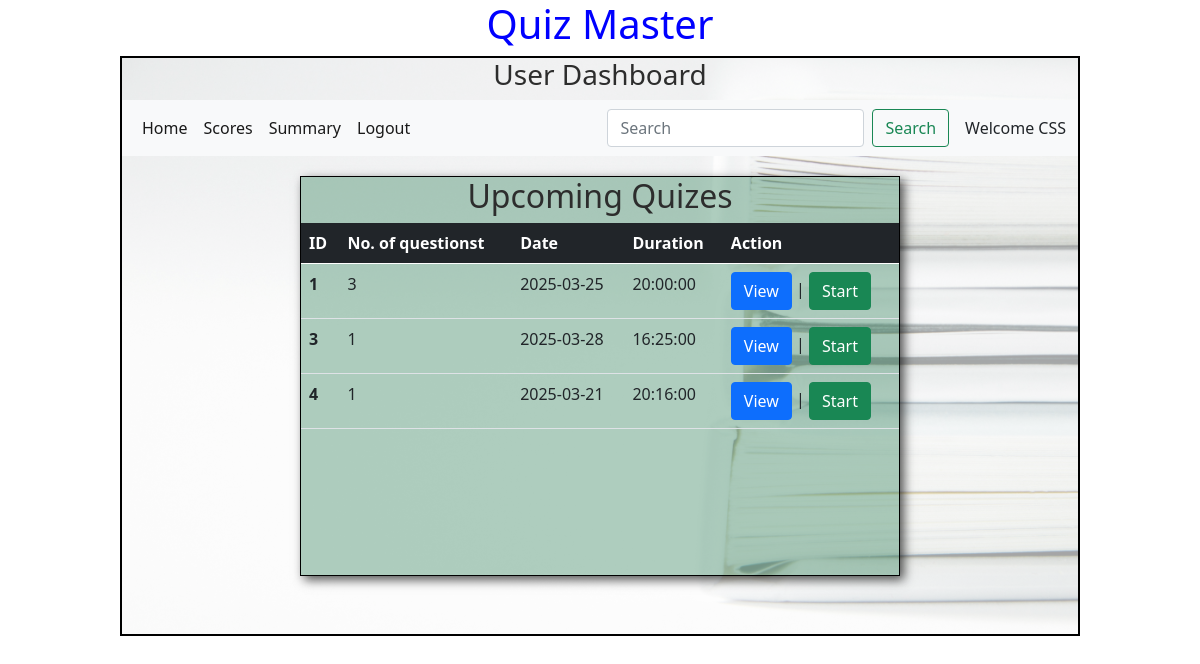
Before: /user/CSS with the older database file.
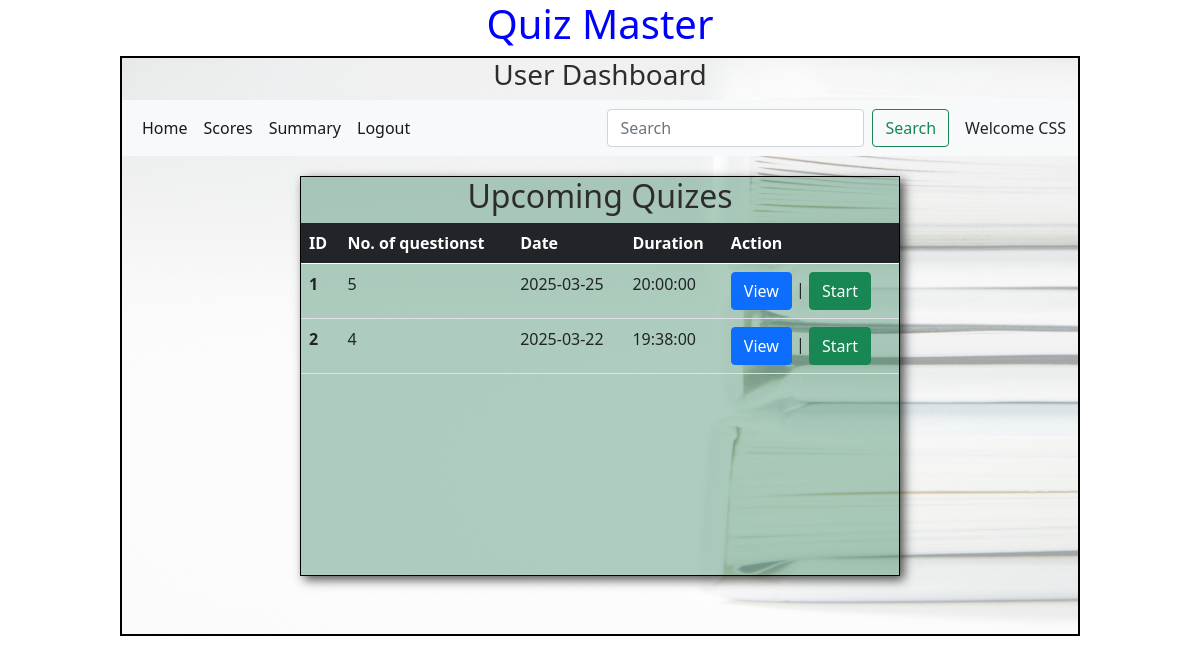
After: the same page with the newer database file.
### models/models.py (models this page shows)
class Quiz(db.Model):
    id=db.Column(db.Integer,primary_key=True)
    Chapter_id = db.Column(db.Integer,db.ForeignKey("chapter.id"),nullable=False)
    date_of_quiz = db.Column(db.Date(),nullable=False)
    time_duration = db.Column(db.Time(),nullable =False)
    remarks=db.Column(db.String)
    scores= db.relationship("Score",cascade="all,delete",backref="quiz",lazy=True)
    questions = db.relationship("Question",cascade="all,delete",backref="quiz",lazy=True)

### controllers/controller.py (the view)
@app.route('/user/<name>')
def user_dashboard(name):
    quizzes = get_quizs()
    return render_template("user_dashboard.html",quizs=quizzes,name=name)

### controllers/controller.py (called while the page is built)
def get_quizs():
    quizs = Quiz.query.all()
    return quizs

### templates/user_dashboard.html (shortened to what this page needs)
<!DOCTYPE html>
<html lang="en">
<head>
    <link rel="stylesheet" href="/static/css/style.css">
    <link href="https://cdn.jsdelivr.net/npm/bootstrap@5.0.2/dist/css/bootstrap.min.css" rel="stylesheet">
</head>
<body>
    <div id="container">
        <h1 id="heading">Quiz Master</h1>
        <div id="panel">
            <h3 id="center">User Dashboard</h3>
            <nav class="navbar navbar-expand-lg navbar-light bg-light">
                <div class="container-fluid">
                  <div class="collapse navbar-collapse" id="navbarSupportedContent">
                    <ul class="navbar-nav me-auto mb-2 mb-lg-0">
                      <li class="nav-item">
                        <a class="nav-link active" aria-current="page" href="#">Home</a>
                      </li>
                      <li class="nav-item">
                        <a class="nav-link active" href="#">Scores</a>
                      </li>
                      <li class="nav-item">
                        <a class="nav-link active" href="#">Summary</a>
                      </li>
                      <li class="nav-item">
                        <a class="nav-link active" href="/login">Logout</a>
                      </li>
                    </ul>
                    <form class="d-flex">
                      <input class="form-control me-2" type="search" placeholder="Search" aria-label="Search">
                      <button class="btn btn-outline-success" type="submit">Search</button>
                    </form>
                  </div>
                  <span class="ms-3">Welcome {{name}}</span>
                </div>
              </nav>
               <div id="quizpanel">
                <h2 id="center">Upcoming Quizes</h2>
                 {%if quizs%}
                <table class="table">
                    <thead>
                      <tr class="table-dark">
                        <th scope="col">ID</th>
                        <th scope="col">No. of questionst</th>
                        <th scope="col">Date</th>
                        <th scope="col">Duration</th>
                        <th scope="col">Action</th>
                      </tr>
                    </thead>
                    <tbody>
                      {% for quiz in quizs %}
                      <tr>
                        <th scope="row">{{quiz.id}}</th>
                        <td>{{quiz.questions | length}}</td>
                        <td>{{quiz.date_of_quiz}}</td>
                        <td>{{quiz.time_duration}}</td>
                        <td><a href="/view_quiz/{{quiz.id}}/{{name}}" type="button" class="btn btn-primary" >View</a> | <a href="#" type="button" class="btn btn-success">Start</a></td>
                      </tr>
                      {% endfor %}
                    </tbody>
                  </table>
                  {% else %}
                  <div id="centre">No Quizes avilable</div>
                  {% endif %}
               </div>
        </div>
    </div>
</body>
</html>

### static/css/style.css (style rules this page uses)
* { margin: 0px; }
#panel { border: 2px solid black; }
#panel { width: 80%; min-height: 580px; margin: auto; background-image: url('/static/images/book_bg.jpg'); background-size: cover; background-color: rgba(255, 255, 255, 0.647); background-blend-mode: overlay; }
#center { text-align: center; color: rgb(45, 45, 45); }
#heading { text-align: center; color: rgb(0, 0, 255); }
#quizpanel { border: 1px solid black; min-height: 400px; width: 600px; margin: auto; margin-top: 20px; margin-bottom: 20px; background-color: rgba(23, 111, 67, 0.342); box-shadow: 4px 4px 10px rgba(0, 0, 0, 0.675); }

Changed rows visible on the page:
removed Quiz: id "3", questions|length "1", date_of_quiz "2025-03-28", time_duration "16:25:00"
removed Quiz: id "4", questions|length "1", date_of_quiz "2025-03-21", time_duration "20:16:00"
computed for Quiz id 1: questions|length "3" → "5"
added Quiz: id "2", questions|length "4", date_of_quiz "2025-03-22", time_duration "19:38:00"
